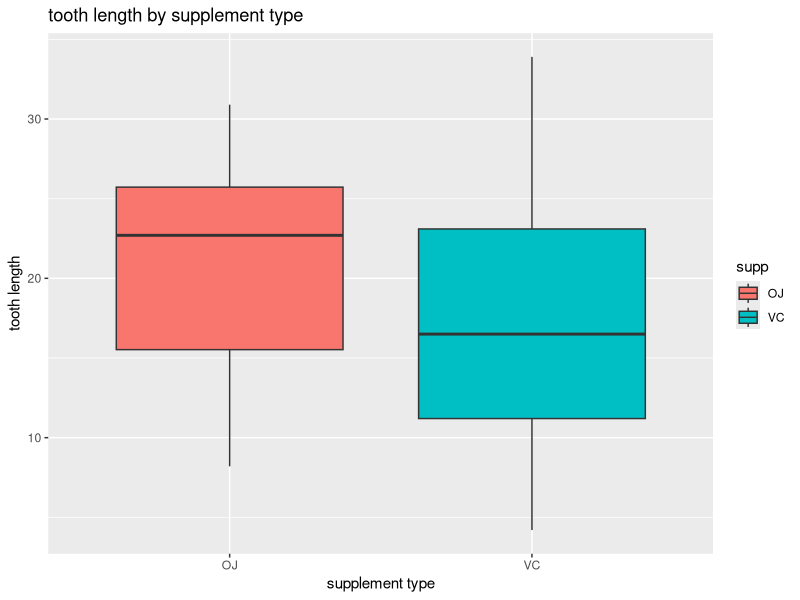

Write the R code that produced this figure.
## ---- chunk 1
knitr::opts_chunk$set(echo = TRUE)
## ---- chunk 2
library(dplyr)
library(knitr)
library(datasets)
library(ggplot2)
data("ToothGrowth")
## ---- chunk 3
str(ToothGrowth)
head(ToothGrowth)
summary(ToothGrowth)
## ---- chunk 4
summaryDataFrame <- ToothGrowth %>% group_by(supp, dose) %>% summarise(count = n(), mean=mean(len), median=median(len), "standard deviation" = sd(len))
kable (summaryDataFrame ,digits = 3, align = 'c')
## ---- chunk 5
ggplot(data=ToothGrowth, aes(x=supp, y=len))+
        geom_boxplot(aes(fill=supp))+
        xlab("supplement type") +
        ylab("tooth length")+ 
        ggtitle("tooth length by supplement type ")
## ---- chunk 6
t.test(ToothGrowth$len[ToothGrowth$supp=="OJ"], ToothGrowth$len[ToothGrowth$supp=="VC"], paired=FALSE, var.equal=FALSE)
## ---- chunk 7
t.test(ToothGrowth$len[ToothGrowth$dose==0.5], ToothGrowth$len[ToothGrowth$dose==1], paired=FALSE, var.equal=TRUE)
## ---- chunk 8
t.test(ToothGrowth$len[ToothGrowth$dose==1], ToothGrowth$len[ToothGrowth$dose==2], paired=FALSE, var.equal=TRUE)
